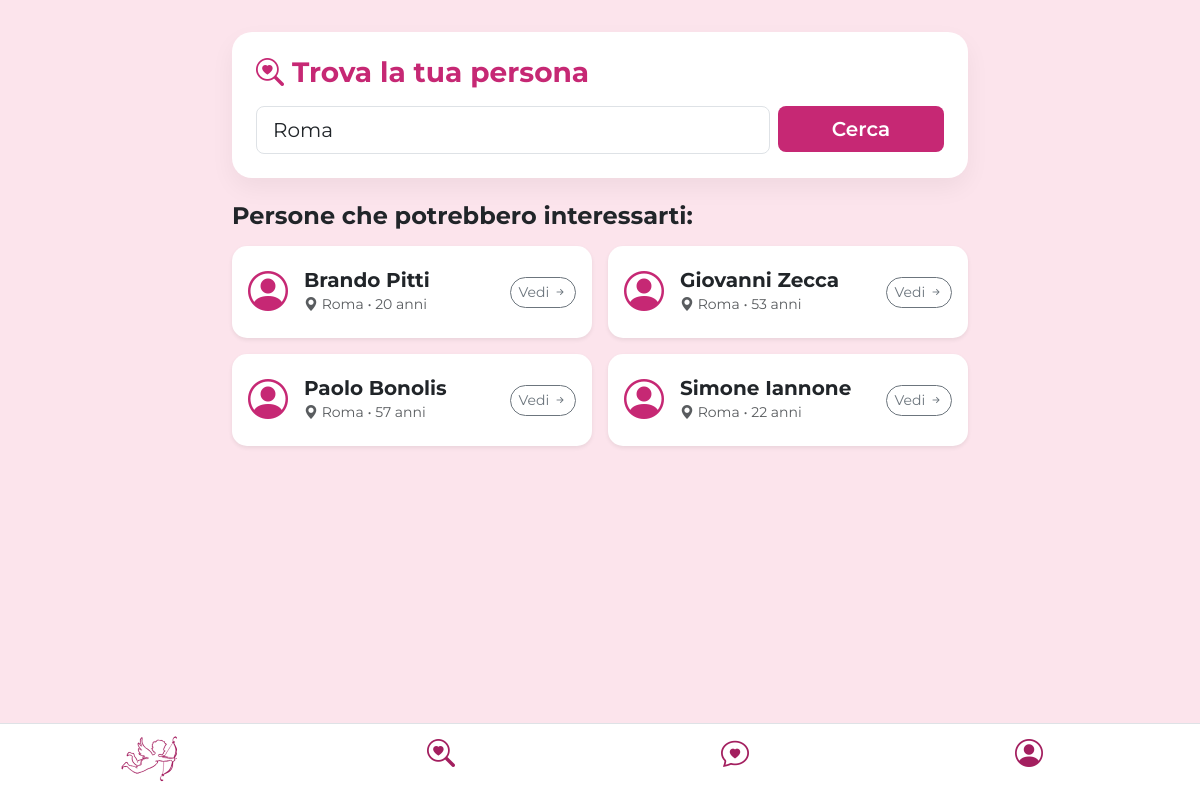
/cerca.php?citta=Roma (signed in), run on the app's committed database.
### tables this page shows
CREATE TABLE `datiregistrazione` (
  `id_utente` varchar(30) NOT NULL,
  `email` varchar(30) NOT NULL,
  `password` varchar(30) NOT NULL,
  `nome` varchar(30) NOT NULL,
  `cognome` varchar(30) NOT NULL,
  `sesso` varchar(10) DEFAULT NULL,
  `eta` int(2) NOT NULL,
  `citta` varchar(30) NOT NULL,
  `maxEta` int(2) DEFAULT NULL,
  `distanza` tinyint(1) DEFAULT NULL,
  `sessoP` varchar(30) DEFAULT NULL,
  `relazione` varchar(30) DEFAULT NULL
);

### cerca.php (the view, shortened to what this page needs)
<!DOCTYPE html>
<html lang="en">
<?php
require __DIR__ . "/connessioneDB.php";
$id_loggato = $_SESSION['id_utente'];
$utenti_trovati = [];
$citta_cercata = isset($_GET['citta']) ? trim($_GET['citta']) : '';
if (!empty($citta_cercata)) {
    $stmt = $pdo->prepare("SELECT * FROM datiregistrazione WHERE citta LIKE :citta AND id_utente != :id_loggato");
    $stmt->execute([
        ':citta' => '%' . $citta_cercata . '%',
        ':id_loggato' => $id_loggato
    ]);
    $utenti_trovati = $stmt->fetchAll(PDO::FETCH_ASSOC);
} else {
    $stmt = $pdo->prepare("SELECT * FROM datiregistrazione WHERE id_utente != :id_loggato ORDER BY id_utente DESC LIMIT 6");
    $stmt->execute([':id_loggato' => $id_loggato]);
    $utenti_trovati = $stmt->fetchAll(PDO::FETCH_ASSOC);
}
?>
<!DOCTYPE html>
<html lang="it">
<head>
    <link href="https://cdn.jsdelivr.net/npm/bootstrap@5.3.2/dist/css/bootstrap.min.css" rel="stylesheet">
    <link rel="stylesheet" href="https://cdn.jsdelivr.net/npm/bootstrap-icons@1.11.1/font/bootstrap-icons.css">
</head>
<body>
<div class="container">
    <div class="row justify-content-center">
        <div class="col-md-8">
            <div class="search-card p-4 mb-4">
                <h3 class="fw-bold mb-3" style="color: var(--primary-color);"><i class="bi bi-search-heart"></i> Trova la tua persona </h3>
                <form action="cerca.php" method="GET" class="row g-2">
                    <div class="col-9">
                        <input type="text" name="citta" class="form-control form-control-lg" placeholder="Scrivi una città (es. Milano)..." value="<?= htmlspecialchars($citta_cercata) ?>">
                    </div>
                    <div class="col-3">
                        <button type="submit" class="btn btn-custom btn-lg w-100">Cerca</button>
                    </div>
                </form>
            </div>
            <h4 class="fw-bold mb-3 text-dark">Persone che potrebbero interessarti:</h4>
            <?php if (empty($utenti_trovati)): ?>
                <div class="alert alert-light text-center py-4 shadow-sm rounded-4">
                    <i class="bi bi-emoji-frown fs-2 text-muted"></i>
                    <p class="text-muted mt-2 mb-0">Nessun utente trovato con i filtri selezionati.</p>
                </div>
            <?php else: ?>
                <div class="row g-3">
                    <?php foreach ($utenti_trovati as $utente): ?>
                        <div class="col-12 col-sm-6">
                            <div class="card user-result-card p-3 shadow-sm">
                                <div class="d-flex align-items-center">
                                    <div class="me-3">
                                        <i class="bi bi-person-circle fs-1" style="color: var(--primary-color);"></i>
                                    </div>
                                    <div class="flex-grow-1">
                                        <h5 class="fw-bold mb-0"><?= htmlspecialchars($utente['nome'] . " " . $utente['cognome']) ?></h5>
                                        <small class="text-muted">
                                            <i class="bi bi-geo-alt-fill text-muted"></i> <?= htmlspecialchars($utente['citta']) ?> • <?= htmlspecialchars($utente['eta']) ?> anni
                                        </small>
                                    </div>
                                    <div>
                                        <a href="profiloUtente.php?id=<?= urlencode($utente['id_utente']) ?>" class="btn btn-sm btn-outline-secondary rounded-pill">
                                            Vedi <i class="bi bi-arrow-right-short"></i>
                                        </a>
                                    </div>
                                </div>
                            </div>
                        </div>
                    <?php endforeach; ?>
                </div>
            <?php endif; ?>
        </div>
    </div>
</div>
<nav class="navbar fixed-bottom bg-white border-top">
    <div class="container-fluid">
        <div class="row text-center w-100">
            <div class="col">
                <a href="home.php" class="text-decoration-none text-dark">
                </a>
            </div>
            <div class="col">
                <a href="cerca.php" class="text-decoration-none text-dark">
                    <i class="bi bi-search-heart fs-3" style="color:#a31f5f;"></i>
                </a>
            </div>
            <div class="col">
                <a href="match.php" class="text-decoration-none text-dark">
                    <i class="bi bi-chat-heart fs-3" style="color:#a31f5f;"></i>
                </a>
            </div>
            <div class="col">
                <a href="profilo.php" class="text-decoration-none text-dark">
                    <i class="bi bi-person-circle fs-3" style="color:#a31f5f;"></i>
                </a>
            </div>
        </div>
    </div>
</nav>
</body>
</html>

### cerca.php (style rules this page uses)
:root { --primary-color: #c62874; --accent-color: #fce4ec; }
body { background-color: var(--accent-color); font-family: 'Montserrat', sans-serif; padding-bottom: 100px; }
.search-card { background: white; border-radius: 20px; box-shadow: 0 10px 25px rgba(0,0,0,0.05); margin-top: 2rem; }
.user-result-card { background: white; border-radius: 15px; transition: transform 0.2s, box-shadow 0.2s; border: none; }
.btn-custom { background-color: var(--primary-color); color: white; border: none; font-weight: 600; }

### data on the page
datiregistrazione: nome+cognome "Brando Pitti", citta "Roma", eta "20"
datiregistrazione: nome+cognome "Giovanni Zecca", citta "Roma", eta "53"
datiregistrazione: nome+cognome "Paolo Bonolis", citta "Roma", eta "57"
datiregistrazione: nome+cognome "Simone Iannone", citta "Roma", eta "22"
